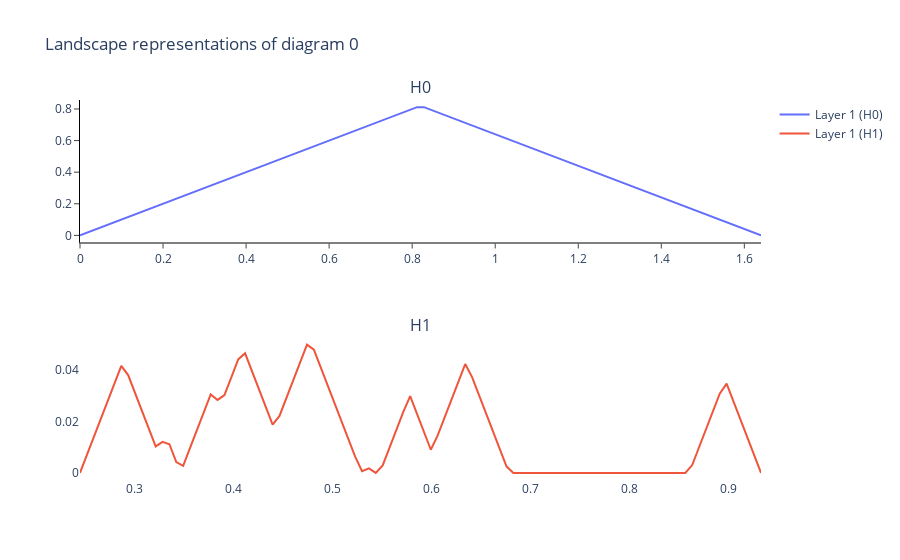

Notebook code cell kept with this figure:
### Markdown cell above
Landscape persistence

### Code cell
# build persistence landscape
pl = PersistenceLandscape()
x_presistence_landscape = pl.fit_transform_plot(xt)
